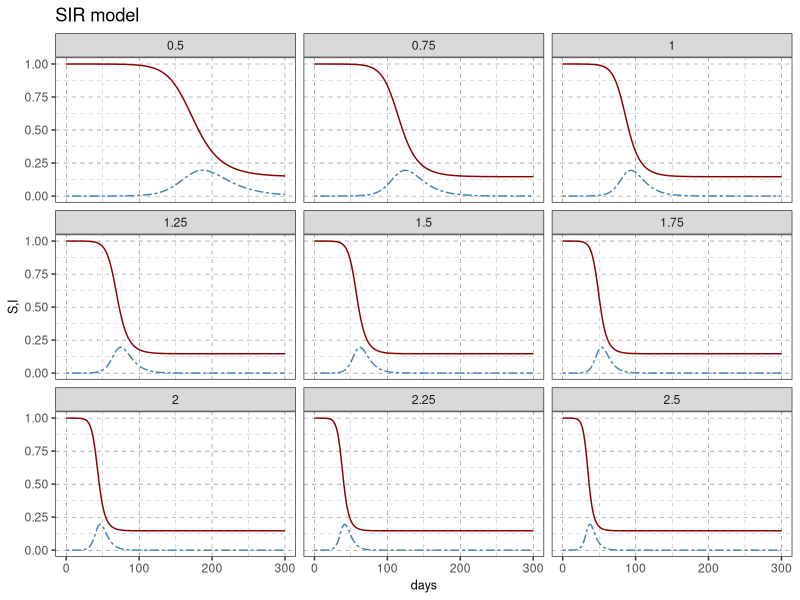

Source code (R):
# install.packages("devtools"); library("devtools")
# install_github("SineadMorris/shinySIR")

# install.packages("deSolve"); install.packages('odin')
library(dplyr); library(readr); library(reshape2); library(stringr); library(ggplot2); library(tidyr); 
library(deSolve)

######################################################################
# Function to compute the derivative of the ODE system
#
#  t - time
#  y - current state vector of the ODE at time t
#  parms - Parameter vector used by the ODE system
#
# Returns:
#  list with one component being a vector of length two containing
#  dS(t)/dt and dI(t)/dt
######################################################################

sir <- function(t, y, parms) {
  beta <- parms[1]; gamma <- parms[2]; S <- y[1]; I <- y[2]
  return(list(c(S = -beta*S*I, I = beta*S*I - gamma*I)))
}

######################################################################

# Population size 
N<-1e6
# Rate at which person stays in the infectious compartment (disease specific and tracing specific)
gamma<-0.5*1/5
# Infectious contact rate - beta = R0/N*gamma and when R0 \approx 2.25 then  2.25/N*gamma
beta<-0.5*4.5e-07
# R0 for the beta and gamma values
R0 <- beta*N/gamma

######################################################################
# Load package to numerically solve ODEs
# suppressPackageStartupMessages(library(deSolve))

# Grid where to evaluate
max_time<-300; times <- seq(0, max_time, by=0.01)

# Solve ODE system using Runge-Kutta numerical method.
initvals_S_I=c(N-10,10)
for (t_scale in seq(0.5,2.5,0.25)) {
  ode_solution <- rk4(y=initvals_S_I, times = times, func = sir, parms = t_scale*c(beta, gamma))
  df_ode_solution=ode_solution %>% as.data.frame() %>% setNames(c("t", "S", "I")) %>% 
    mutate(beta=beta,gamma=gamma,R0=N*beta/gamma,s=S/N,i=I/N,t_scale=t_scale, type="without_intervention")
  if (t_scale==0.5) {df_ode_solution_all=df_ode_solution} else {
    df_ode_solution_all=rbind(df_ode_solution_all,df_ode_solution)
    }
}

ggplot(df_ode_solution_all, aes(x=t)) + 
  geom_line(aes(y=s),color="darkred") + geom_line(aes(y=i), color="steelblue", linetype="twodash") +
  ggtitle('SIR model') + theme_bw() + 
  # facet_grid(rows=vars(period),cols=vars(region),switch="y") +
  facet_wrap(vars(t_scale),ncol=3) + 
  theme(axis.title=element_text(size=9),
        # axis.text.x=element_text(angle=90,vjust=0.5,hjust=1,size=5),
        # axis.text.y=element_text(size=8), plot.title=element_text(size=11), 
        panel.grid=element_line(linetype="dashed",colour="black",size=0.1)) + 
  xlab('days') + ylab('S,I') + xlim(0,max(times)) + ylim(0,1) # + scale_y_log10()
